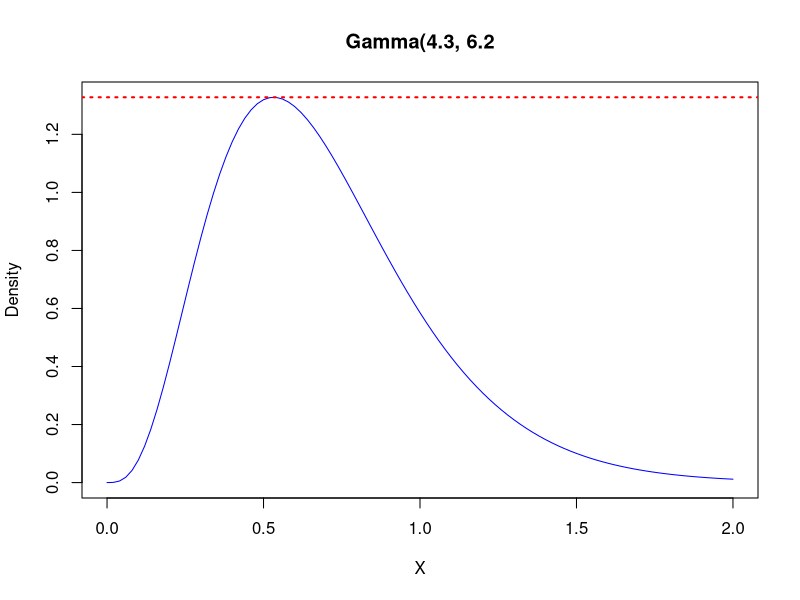
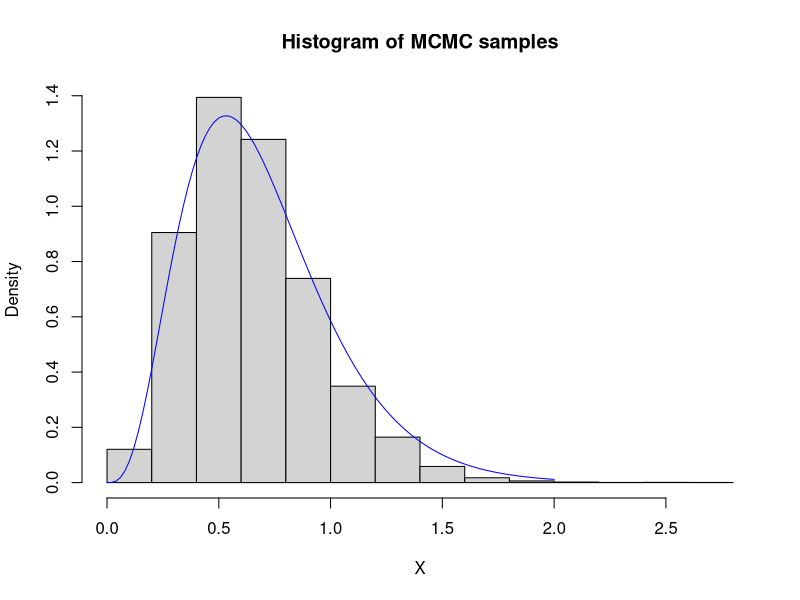
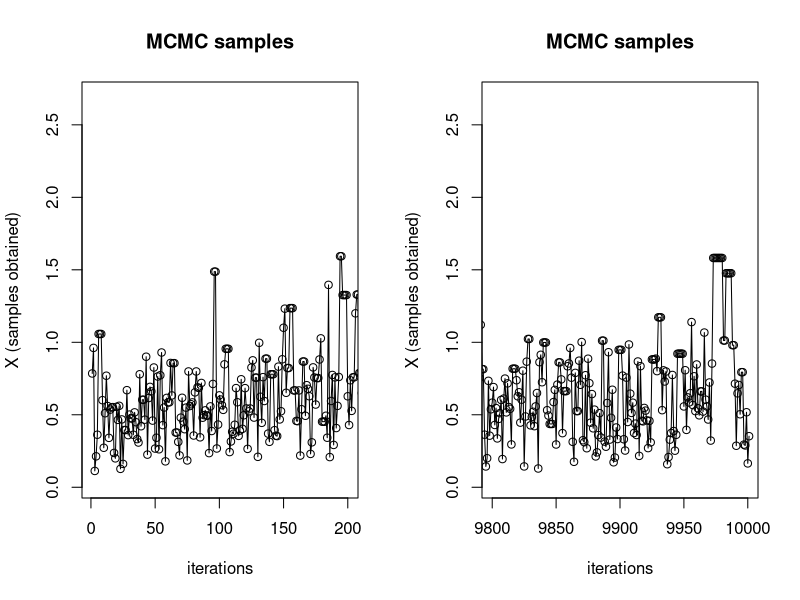
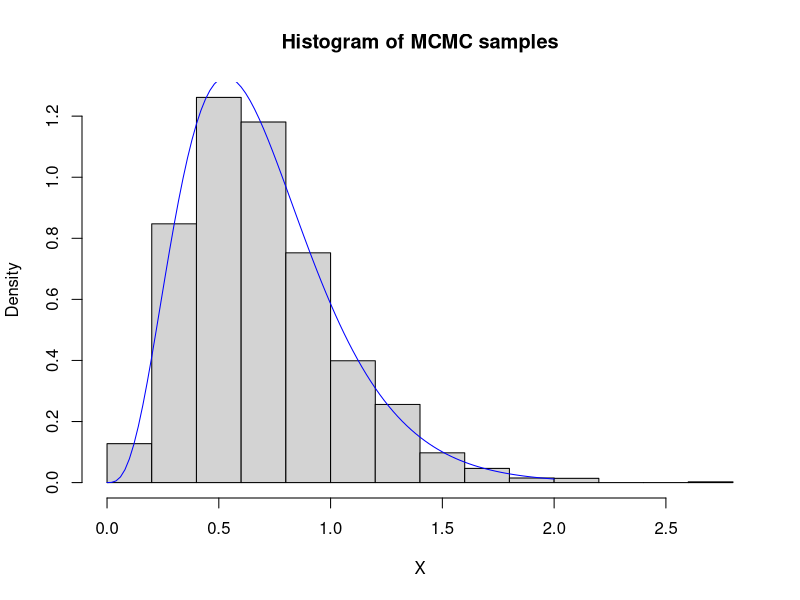
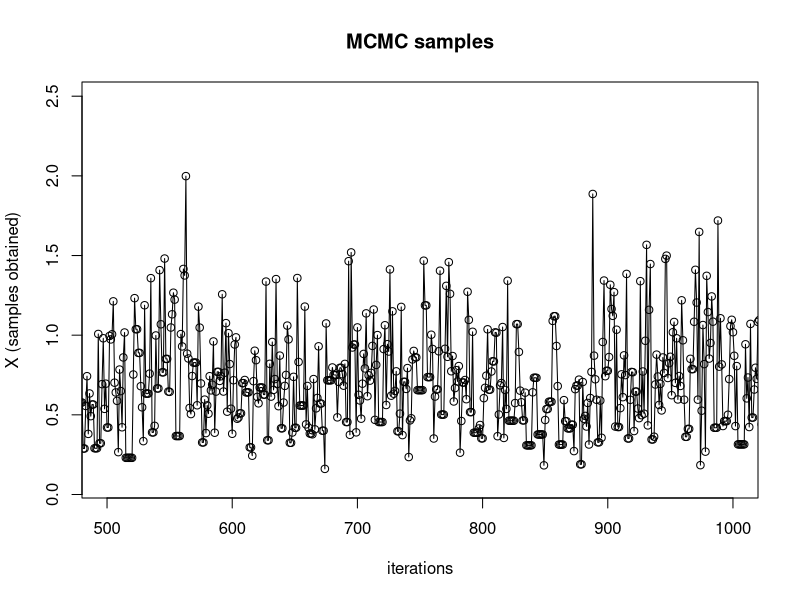
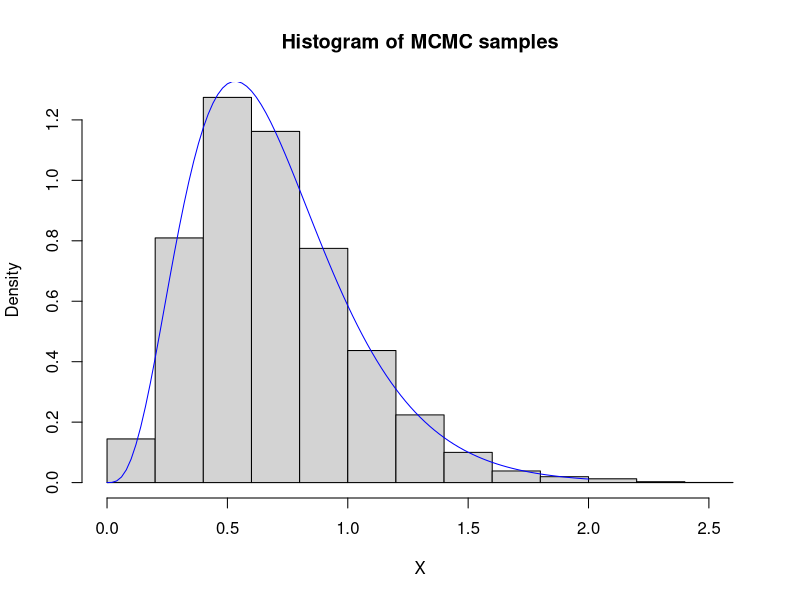
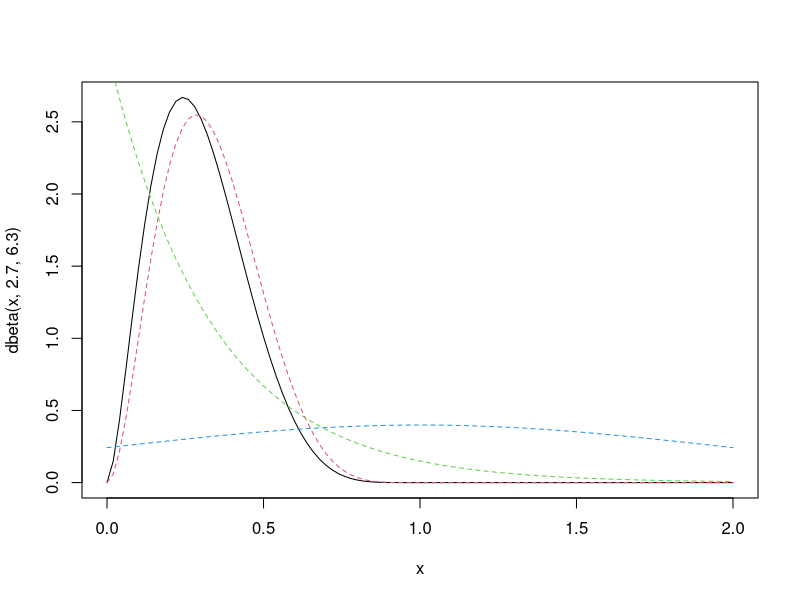
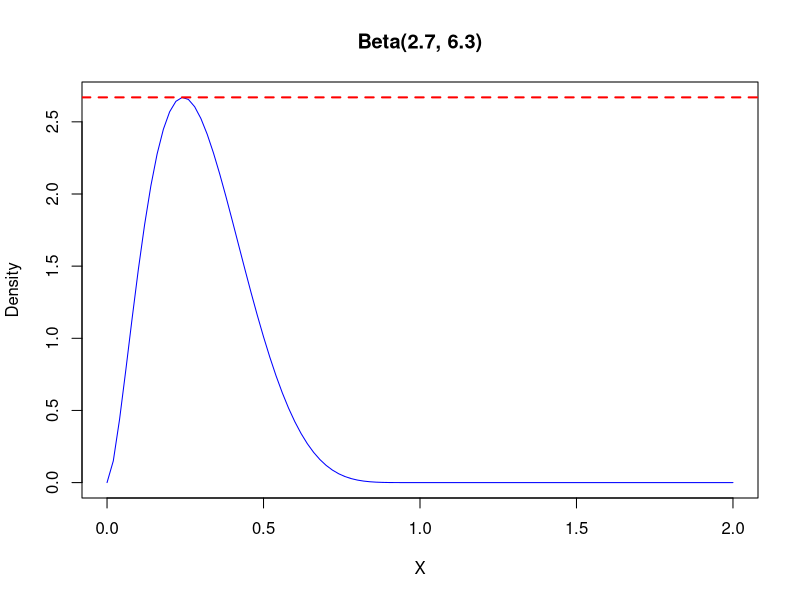

Generate these figures, in order, with R:
## ---- chunk 1
N = 10000

## For accept-reject, we need to find a value for M
## we can use `optimize` to find the maximum of our target density
maximum  = optimize(f = function(x){ dgamma(x = x, shape = 4.3, rate = 6.2)}, 
                    interval = c(0, 2), maximum = TRUE ) ## obtain maximum

M = maximum$objective
curve(expr = dgamma(x = x, shape = 4.3, rate = 6.2), 
      from = 0, to = 2, col = "blue",
      main = "Gamma(4.3, 6.2", xlab = "X", ylab = "Density")
abline(h = M, lty = 3, lwd = 2, col = "red")

f = function(x){
  dgamma(x = x, shape = 4.3, rate = 6.2)
}

g = function(x){
  dgamma(x = x, shape = 4, rate = 7)
}


#N = 10
X = numeric(N)
i = 0
while(i < N){
  Y = rgamma(n = 1, shape = 4, rate = 7)
  U = runif(1)
  if(U*M <= f(Y)/g(Y)){
    i = i + 1
    X[i] = Y
  }
}

## see how samples from chain compare to Gamma density
hist(X, main = "Histogram of MCMC samples", prob = TRUE)
curve(expr = dgamma(x = x, shape = 4.3, rate = 6.2), 
      from = 0, to = 2, add = TRUE, col = "blue")

## ---- chunk 2
## Metropolis Hastings 

N = 10000
X = numeric(N)
X[1] = rgamma(n = 1, shape = 4.3, rate = 6.2)
for(i in 1:N){
  Y = rgamma(n = 1, shape = 4, rate = 7)
  rho = (dgamma(x = Y, shape = 4.3, rate = 6.2) * dgamma(x = X[i], shape = 4, rate = 7)) / 
    (dgamma(x = X[i], shape = 4.3, rate = 6.2) * dgamma(x = Y, shape = 4, rate = 7)) 
  #X[i+1] = X[i] + (Y - X[i])*(runif(1) < rho) ## equivalent to if-else statement below
  if(runif(1) < rho){
    X[i+1] = Y
  } else{
    X[i+1] = X[i]
  }
  
}



mean(X)

## see chain transitions
par(mfrow = c(1,2))
plot(X, type = "o", main = "MCMC samples",
     xlim = c(1,200),
     xlab = "iterations", ylab = "X (samples obtained)")

plot(X, type = "o", main = "MCMC samples",
     xlim = c(N-200,N),
     xlab = "iterations", ylab = "X (samples obtained)")
par(mfrow = c(1,1))


## see how samples from chain compare to Gamma density
hist(X, main = "Histogram of MCMC samples", prob = TRUE)
curve(expr = dgamma(x = x, shape = 4.3, rate = 6.2), 
      from = 0, to = 2, add = TRUE, col = "blue")

## ---- chunk 3

## Metropolis Hastings
## now compare results with Gamma(5,6)

N = 10000
X = numeric(N)
X[1] = rgamma(n = 1, shape = 4.3, rate = 6.2)
for(i in 1:N){
  Y = rgamma(n = 1, shape = 5, rate = 6)
  rho = (dgamma(x = Y, shape = 4.3, rate = 6.2) * dgamma(x = X[i], shape = 5, rate = 6)) / 
    (dgamma(x = X[i], shape = 4.3, rate = 6.2) * dgamma(x = Y, shape = 5, rate = 6)) 
  #X[i+1] = X[i] + (Y - X[i])*(runif(1) < rho) ## equivalent to if-else statement below
  if(runif(1) < rho){
    X[i+1] = Y
  } else{
    X[i+1] = X[i]
  }
  
}



mean(X)

## see chain transitions
plot(X, type = "o", main = "MCMC samples",
     xlim = c(500,1000),
     xlab = "iterations", ylab = "X (samples obtained)")

## see how samples from chain compare to Gamma density
hist(X, main = "Histogram of MCMC samples", prob = TRUE)
curve(expr = dgamma(x = x, shape = 4.3, rate = 6.2), 
      from = 0, to = 2, add = TRUE, col = "blue")



## ---- chunk 4
## potential instumential distributions
curve(expr = dbeta(x, 2.7, 6.3), from = 0, to = 2)
curve(expr = dbeta(x, 3, 6), from = 0, to = 2, add = TRUE, col = 2, lty = 2)
curve(expr = dexp(x, rate = 3), from = 0, to = 2, add = TRUE, col = 3, lty = 2)
curve(expr = dnorm(x, mean = 1, sd = 1), from = 0, to = 2, add = TRUE, col = 4, lty = 2)

## ---- chunk 5
N = 10000

## For accept-reject, we need to find a value for M
## we can use `optimize` to find the maximum of our target density
maximum  = optimize(f = function(x){ dbeta(x, 2.7, 6.3) }, 
                    interval = c(0, 2), maximum = TRUE ) ## obtain maximum

M = maximum$objective
curve(expr = dbeta(x, 2.7, 6.3), 
      from = 0, to = 2, col = "blue",
      main = "Beta(2.7, 6.3)", xlab = "X", ylab = "Density")
abline(h = M, lty = 2, lwd = 2, col = "red")

f = function(x){
  dbeta(x, 2.7, 6.3)
}

g = function(x){
  #dnorm(x, mean = maximum$maximum, sd = 1)
  dexp(x, rate = 3)
}


#N = 100000
X = numeric(N)
i = 0
while(i < N){
  #Y = abs(rnorm(n = 1, mean = maximum$maximum, sd = 1))
  Y = rexp(n = 1, rate = 3)
  U = runif(1)
  if(U*M <= f(Y)/g(Y)){
    i = i + 1
    X[i] = Y
  }
}

## see how samples from chain compare to Beta(2.7, 6.3) density
hist(X, main = "Histogram of MCMC samples", prob = TRUE)
curve(expr = dbeta(x, 2.7, 6.3), 
      from = 0, to = 2, add = TRUE, col = "blue")

## ---- chunk 6

## Metropolis Hastings
## now compare results with Beta(2.7, 6.3)

N = 10000
X = numeric(N)
X[1] = rbeta(n = 1, shape1 = 2.7, shape2 = 6.3)
for(i in 1:N){
  Y = rexp(n = 1, rate = 3)
  rho = (dbeta(x = Y, 2.7, 6.3) * dexp(x = X[i], rate = 3)) / 
    (dbeta(x = X[i], 2.7, 6.3) * dexp(x = Y, rate = 3)) 
  
  if(runif(1) < rho){
    X[i+1] = Y
  } else{
    X[i+1] = X[i]
  }
  
}


mean(rbeta(n = 1000, shape1 = 2.7, shape2 = 6.3))
mean(X)

## see chain transitions
plot(X, type = "o", main = "MCMC samples",
     xlim = c(500,1000),
     xlab = "iterations", ylab = "X (samples obtained)")

## see how samples from chain compare to Beta(2.7, 6.3) density
hist(X, main = "Histogram of MCMC samples", prob = TRUE)
curve(expr = dbeta(x, 2.7, 6.3), 
      from = 0, to = 2, add = TRUE, col = "blue")



## ---- chunk 7
## Metropolis Hastings
## now compare results with Beta(2.7, 6.3)

N = 10000
X = numeric(N)
X[1] = rbeta(n = 1, shape1 = 2.7, shape2 = 6.3)
for(i in 1:N){
  Y = rexp(n = 1, rate = 3)
  rho = (dbeta(x = Y, 2.7, 6.3) * dexp(x = X[i], rate = Y)) / 
    (dbeta(x = X[i], 2.7, 6.3) * dexp(x = Y, rate = X[i])) 
  
  if(runif(1) < rho){
    X[i+1] = Y
  } else{
    X[i+1] = X[i]
  }
  
}


mean(rbeta(n = 1000, shape1 = 2.7, shape2 = 6.3))
mean(X)

## see chain transitions
plot(X, type = "o", main = "MCMC samples",
     xlim = c(500,1000),
     xlab = "iterations", ylab = "X (samples obtained)")

## see how samples from chain compare to Beta(2.7, 6.3) density
hist(X, main = "Histogram of MCMC samples", prob = TRUE)
curve(expr = dbeta(x, 2.7, 6.3), 
      from = 0, to = 2, add = TRUE, col = "blue")


